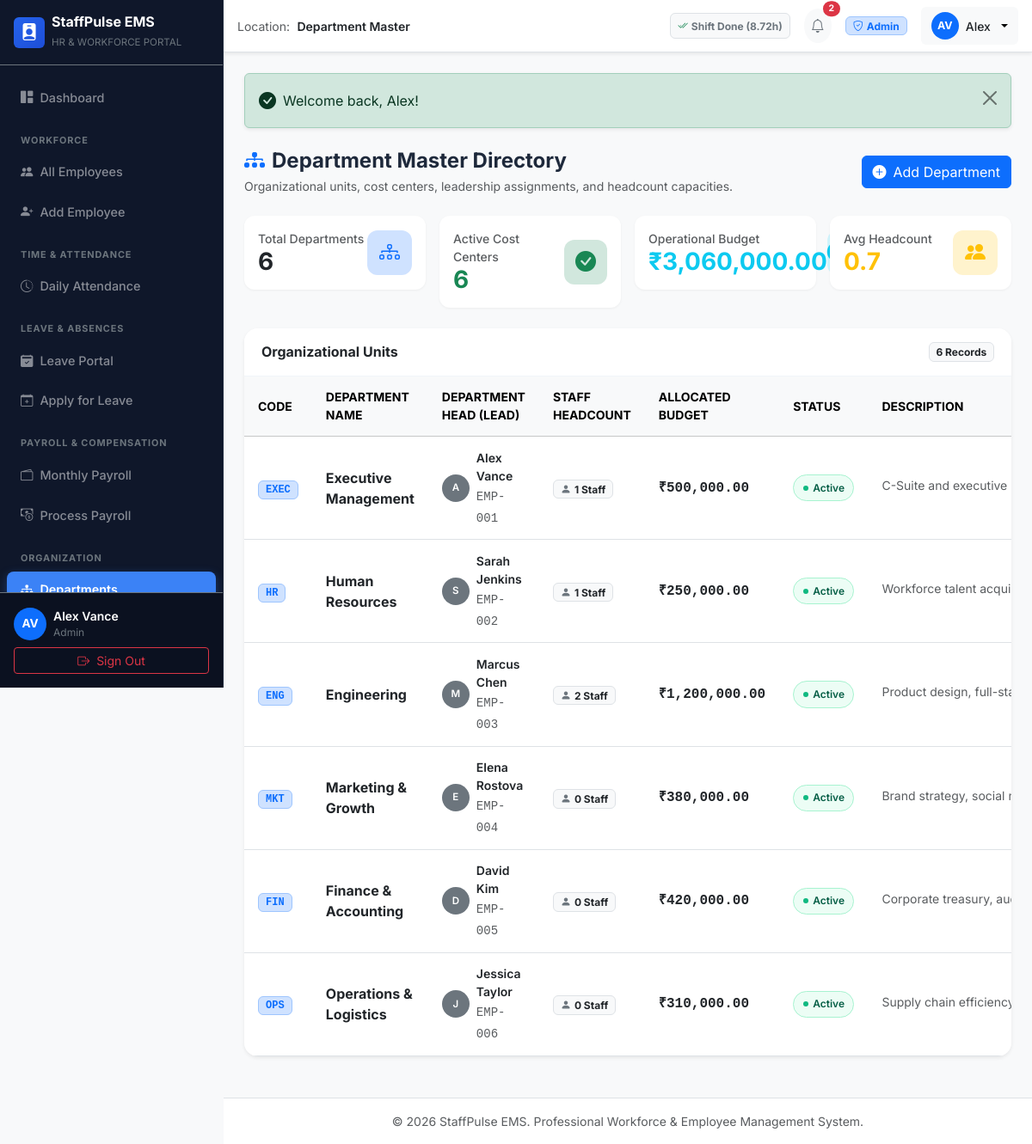
Screenshot of /departments/index.php (signed in) with the database file from the repository.
### tables this page shows
CREATE TABLE `employees` (
  `id` INT UNSIGNED NOT NULL AUTO_INCREMENT,
  `employee_id` VARCHAR(30) NOT NULL UNIQUE,
  `first_name` VARCHAR(50) NOT NULL,
  `last_name` VARCHAR(50) NOT NULL,
  `email` VARCHAR(100) NOT NULL UNIQUE,
  `password` VARCHAR(255) NOT NULL,
  `phone` VARCHAR(25) NOT NULL,
  `department` VARCHAR(60) NOT NULL,
  `designation` VARCHAR(80) NOT NULL,
  `joining_date` DATE NOT NULL,
  `salary` DECIMAL(12, 2) NOT NULL DEFAULT 0.00,
  `status` ENUM('Active', 'Inactive') NOT NULL DEFAULT 'Active',
  `role_id` INT UNSIGNED NOT NULL,
  `avatar` VARCHAR(255) DEFAULT NULL,
  `created_at` TIMESTAMP NOT NULL DEFAULT CURRENT_TIMESTAMP,
  `updated_at` TIMESTAMP NOT NULL DEFAULT CURRENT_TIMESTAMP ON UPDATE CURRENT_TIMESTAMP,
  PRIMARY KEY (`id`),
  INDEX `idx_employees_status` (`status`),
  INDEX `idx_employees_department` (`department`),
  INDEX `idx_employees_role_id` (`role_id`),
  CONSTRAINT `fk_employees_role` FOREIGN KEY (`role_id`) REFERENCES `roles` (`id`) ON UPDATE CASCADE
);

CREATE TABLE `attendance` (
  `id` INT UNSIGNED NOT NULL AUTO_INCREMENT,
  `employee_id` INT UNSIGNED NOT NULL,
  `date` DATE NOT NULL,
  `clock_in` TIME NULL,
  `clock_out` TIME NULL,
  `total_hours` DECIMAL(5, 2) NOT NULL DEFAULT 0.00,
  `status` ENUM('Present', 'Late', 'Half Day', 'Absent') NOT NULL DEFAULT 'Present',
  `notes` VARCHAR(255) NULL,
  `created_at` TIMESTAMP NOT NULL DEFAULT CURRENT_TIMESTAMP,
  PRIMARY KEY (`id`),
  UNIQUE KEY `uk_emp_attendance_date` (`employee_id`, `date`),
  INDEX `idx_attendance_date` (`date`),
  INDEX `idx_attendance_status` (`status`),
  CONSTRAINT `fk_attendance_employee` FOREIGN KEY (`employee_id`) REFERENCES `employees` (`id`) ON DELETE CASCADE
);

CREATE TABLE `departments` (
  `id` INT UNSIGNED NOT NULL AUTO_INCREMENT,
  `name` VARCHAR(100) NOT NULL UNIQUE,
  `code` VARCHAR(20) NOT NULL UNIQUE,
  `description` TEXT NULL,
  `head_id` INT UNSIGNED NULL,
  `budget` DECIMAL(14, 2) NOT NULL DEFAULT 0.00,
  `status` ENUM('Active', 'Inactive') NOT NULL DEFAULT 'Active',
  `created_at` TIMESTAMP NOT NULL DEFAULT CURRENT_TIMESTAMP,
  PRIMARY KEY (`id`),
  INDEX `idx_departments_status` (`status`)
);

### departments/index.php (the view, shortened to what the rows shown need)
<?php
require_once __DIR__ . '/../config/config.php';
$db = getDBConnection();
$deptQuery = "
    SELECT d.*,
           CONCAT(e.first_name, ' ', e.last_name) as head_name,
           e.employee_id as head_code,
           COUNT(emp.id) as staff_count
    FROM departments d
    LEFT JOIN employees e ON d.head_id = e.id
    LEFT JOIN employees emp ON d.name = emp.department
    GROUP BY d.id
    ORDER BY d.id ASC
";
$departments = $db->query($deptQuery)->fetchAll();
$employees = $db->query("SELECT id, employee_id, first_name, last_name, department FROM employees WHERE status = 'Active' ORDER BY first_name ASC")->fetchAll();
require_once __DIR__ . '/../includes/header.php';
require_once __DIR__ . '/../includes/sidebar.php';
?>
<div class="main-content">
    <?php require_once __DIR__ . '/../includes/navbar.php'; ?>
    <main class="container-fluid p-4">
        <div class="card border-0 shadow-sm rounded-4 overflow-hidden mb-4">
            <div class="table-responsive">
                <table class="table table-hover align-middle mb-0">
                    <thead class="table-light text-secondary small text-uppercase fw-semibold">
                        <tr>
                            <th>Code</th>
                            <th>Department Name</th>
                            <th>Department Head (Lead)</th>
                            <th>Staff Headcount</th>
                            <th>Allocated Budget</th>
                            <th>Status</th>
                            <th>Description</th>
                        </tr>
                    </thead>
                    <tbody>
                        <?php foreach ($departments as $d): ?>
                            <tr>
                                <td>
                                    <span class="badge bg-primary-subtle text-primary border border-primary-subtle font-monospace px-2 py-1">
                                        <?= e($d['code']) ?>
                                    </span>
                                </td>
                                <td>
                                    <div class="fw-bold text-dark"><?= e($d['name']) ?></div>
                                </td>
                                <td>
                                    <?php if (!empty($d['head_name'])): ?>
                                        <div class="d-flex align-items-center gap-2">
                                            <div class="avatar-circle-sm bg-secondary text-white fw-semibold" style="font-size: 0.72rem;">
                                                <?= strtoupper(substr($d['head_name'], 0, 1)) ?>
                                            </div>
                                            <div>
                                                <div class="fw-semibold text-dark small"><?= e($d['head_name']) ?></div>
                                                <small class="text-muted font-monospace"><?= e($d['head_code']) ?></small>
                                            </div>
                                        </div>
                                    <?php else: ?>
                                        <span class="text-muted small fst-italic">Vacant / Unassigned</span>
                                    <?php endif; ?>
                                </td>
                                <td>
                                    <span class="badge bg-light text-dark border px-2 py-1">
                                        <i class="bi bi-person-fill text-secondary me-1"></i><?= (int)$d['staff_count'] ?> Staff
                                    </span>
                                </td>
                                <td class="font-monospace fw-semibold text-dark">
                                    <?= formatCurrency($d['budget']) ?>
                                </td>
                                <td>
                                    <span class="badge-status badge-status-<?= strtolower($d['status']) ?>">
                                        <span class="badge-dot"></span>
                                        <?= e($d['status']) ?>
                                    </span>
                                </td>
                                <td>
                                    <small class="text-muted text-truncate d-inline-block" style="max-width: 250px;" title="<?= e($d['description']) ?>">
                                        <?= e($d['description'] ?? 'No description provided') ?>
                                    </small>
                                </td>
                            </tr>
                        <?php endforeach; ?>
                    </tbody>
                </table>
            </div>
        </div>
    </main>
<?php require_once __DIR__ . '/../includes/footer.php'; ?>

### includes/sidebar.php (shortened to what the rows shown need)
<?php
$currentUser = getCurrentUser();
?>
<aside class="sidebar bg-dark text-white d-flex flex-column" id="appSidebar">
    <div class="sidebar-footer p-3 border-top border-secondary bg-black bg-opacity-25">
        <div class="d-flex align-items-center gap-2 mb-2">
            <div class="avatar-circle bg-primary text-white fw-bold">
                <?= strtoupper(substr($currentUser['first_name'] ?? 'U', 0, 1) . substr($currentUser['last_name'] ?? 'S', 0, 1)) ?>
            </div>
            <div class="overflow-hidden flex-grow-1">
                <div class="text-truncate text-white fw-semibold small"><?= e($currentUser['first_name'] . ' ' . $currentUser['last_name']) ?></div>
                <div class="text-truncate text-secondary" style="font-size: 0.75rem;"><?= e($currentUser['role_name']) ?></div>
            </div>
        </div>
    </div>
</aside>

### includes/navbar.php (shortened to what the rows shown need)
<?php
$currentUser = getCurrentUser();
$todayAtt = null;
if (isLoggedIn()) {
    $db = getDBConnection();
    $attStmt = $db->prepare("SELECT * FROM attendance WHERE employee_id = :uid AND date = CURRENT_DATE() LIMIT 1");
    $attStmt->execute(['uid' => $currentUser['id']]);
    $todayAtt = $attStmt->fetch();
}
?>
<header class="navbar navbar-expand bg-white border-bottom shadow-sm px-3 sticky-top">
    <div class="ms-auto d-flex align-items-center gap-2 gap-sm-3">
        <div class="d-none d-sm-block">
            <?php if (!$todayAtt || empty($todayAtt['clock_in'])): ?>
                <form method="POST" action="<?= BASE_URL ?>/attendance/punch.php" class="d-inline">
                    <input type="hidden" name="csrf_token" value="<?= generateCsrfToken(); ?>">
                    <input type="hidden" name="action" value="clock_in">
                    <input type="hidden" name="redirect_to" value="<?= e($_SERVER['REQUEST_URI']) ?>">
                    <button type="submit" class="btn btn-sm btn-success d-flex align-items-center gap-1 shadow-sm px-2 py-1">
                        <i class="bi bi-box-arrow-in-right"></i> <span>Clock In</span>
                    </button>
                </form>
            <?php else: ?>
                <span class="badge bg-light text-secondary border py-2 px-2" style="font-size: 0.75rem;">
                    <i class="bi bi-check2-all text-success me-1"></i>Shift Done (<?= (float)$todayAtt['total_hours'] ?>h)
                </span>
            <?php endif; ?>
        </div>
        <div class="dropdown">
            <button class="btn btn-light dropdown-toggle d-flex align-items-center gap-2 border-0" type="button" data-bs-toggle="dropdown" aria-expanded="false">
                <span class="avatar-circle-sm bg-primary text-white fw-bold">
                    <?= strtoupper(substr($currentUser['first_name'] ?? 'U', 0, 1) . substr($currentUser['last_name'] ?? 'S', 0, 1)) ?>
                </span>
                <span class="d-none d-sm-inline fw-medium text-dark small"><?= e($currentUser['first_name'] ?? 'User') ?></span>
            </button>
        </div>
    </div>
</header>

### rows the page displays
employees: first_name+last_name "AV", first_name+last_name "Alex Vance", first_name "Alex"
attendance: total_hours "8.72"
departments: code "EXEC", name "Executive Management", head_name "A", head_name "Alex Vance", employees.employee_id "EMP-001", staff_count "1", budget "₹500,000.00", status "Active", description "C-Suite and executive steering com…"
departments: code "HR", name "Human Resources", head_name "S", head_name "Sarah Jenkins", employees.employee_id "EMP-002", staff_count "1", budget "₹250,000.00", status "Active", description "Workforce talent acquisition, cultur…"
departments: code "ENG", name "Engineering", head_name "M", head_name "Marcus Chen", employees.employee_id "EMP-003", staff_count "2", budget "₹1,200,000.00", status "Active", description "Product design, full-stack software…"
departments: code "MKT", name "Marketing & Growth", head_name "E", head_name "Elena Rostova", employees.employee_id "EMP-004", staff_count "0", budget "₹380,000.00", status "Active", description "Brand strategy, social media campa…"
departments: code "FIN", name "Finance & Accounting", head_name "D", head_name "David Kim", employees.employee_id "EMP-005", staff_count "0", budget "₹420,000.00", status "Active", description "Corporate treasury, audit, regulator…"
departments: code "OPS", name "Operations & Logistics", head_name "J", head_name "Jessica Taylor", employees.employee_id "EMP-006", staff_count "0", budget "₹310,000.00", status "Active", description "Supply chain efficiency, facilities m…"

### other values shown
APP_NAME "StaffPulse EMS"
$currentUser['role_name'] "Admin"
$pageTitle "Department Master"
$unreadNoticesCount "2"
$flash['message'] "Welcome back, Alex!"
count($departments) "6"
$activeDeptCount "6"
formatCurrency($totalBudget) "₹3,060,000.00"
